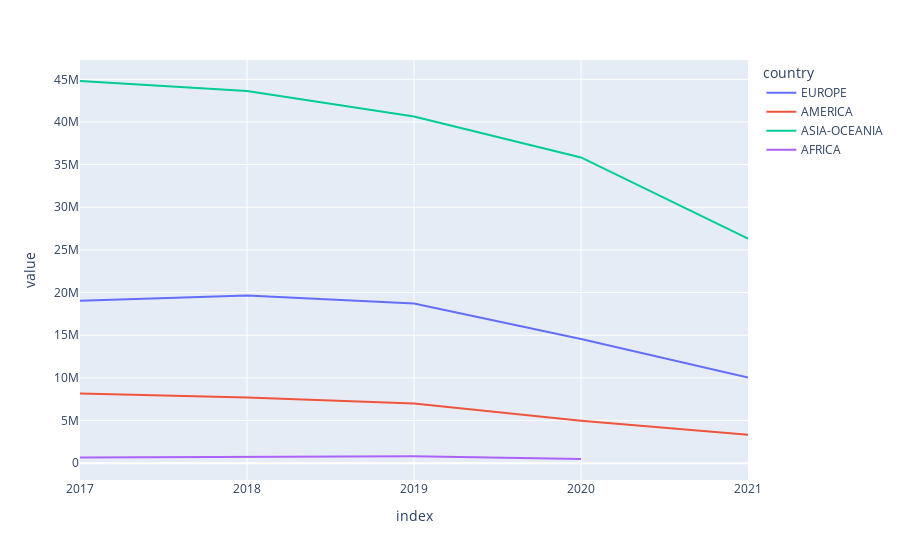

Write notebook code for a chart like this one.
### Code cell
px.line(continents_pdf)

### Figure 1 — Plotly figure (JSON) as saved in the notebook; plotly's stock layout.template omitted (floating-point values rounded to 4 significant figures)
{"data": [{"hovertemplate": "country=EUROPE<br>index=%{x}<br>value=%{y}<extra></extra>", "legendgroup": "EUROPE", "line": {"color": "#636efa", "dash": "solid"}, "marker": {"symbol": "circle"}, "mode": "lines", "name": "EUROPE", "orientation": "v", "showlegend": true, "type": "scatter", "x": ["2017", "2018", "2019", "2020", "2021"], "xaxis": "x", "y": [19026293, 19660923, 18724208, 14545984, 10023999], "yaxis": "y"}, {"hovertemplate": "country=AMERICA<br>index=%{x}<br>value=%{y}<extra></extra>", "legendgroup": "AMERICA", "line": {"color": "#EF553B", "dash": "solid"}, "marker": {"symbol": "circle"}, "mode": "lines", "name": "AMERICA", "orientation": "v", "showlegend": true, "type": "scatter", "x": ["2017", "2018", "2019", "2020", "2021"], "xaxis": "x", "y": [8162300, 7690288, 6993215, 4967177, 3328590], "yaxis": "y"}, {"hovertemplate": "country=ASIA-OCEANIA<br>index=%{x}<br>value=%{y}<extra></extra>", "legendgroup": "ASIA-OCEANIA", "line": {"color": "#00cc96", "dash": "solid"}, "marker": {"symbol": "circle"}, "mode": "lines", "name": "ASIA-OCEANIA", "orientation": "v", "showlegend": true, "type": "scatter", "x": ["2017", "2018", "2019", "2020", "2021"], "xaxis": "x", "y": [44802137, 43622768, 40650626, 35837271, 26328648], "yaxis": "y"}, {"hovertemplate": "country=AFRICA<br>index=%{x}<br>value=%{y}<extra></extra>", "legendgroup": "AFRICA", "line": {"color": "#ab63fa", "dash": "solid"}, "marker": {"symbol": "circle"}, "mode": "lines", "name": "AFRICA", "orientation": "v", "showlegend": true, "type": "scatter", "x": ["2017", "2018", "2019", "2020", "2021"], "xaxis": "x", "y": [672282, 776967, 795720, 484023, null], "yaxis": "y"}], "layout": {"legend": {"title": {"text": "country"}, "tracegroupgap": 0}, "margin": {"t": 60}, "xaxis": {"anchor": "y", "domain": [0, 1], "title": {"text": "index"}}, "yaxis": {"anchor": "x", "domain": [0, 1], "title": {"text": "value"}}}}
